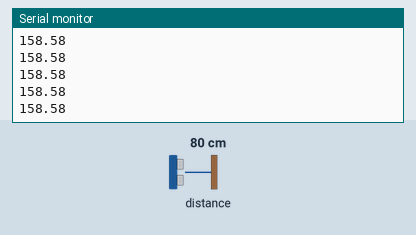
Simulated run of this sketch. Board: Arduino Uno, built with avr-gcc and run on an emulated ATmega328P. Parts: the last lines printed to the serial monitor. The inputs (shaded band) are chosen by the test bench; at power-on: distance to the obstacle 80 cm. The echo pulse lasts 58.3 µs per cm.

Above: at 1.2 s.
1.3 s: distance to the obstacle set to 2 cm
At 2.3 s:
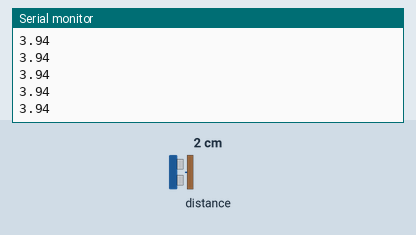
2.8 s: distance to the obstacle set to 4 cm
At 3.3 s:
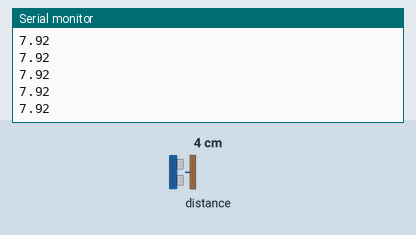
Timing chart, 0 to 5.8 s (numbered marks = the images above; inputs shaded):
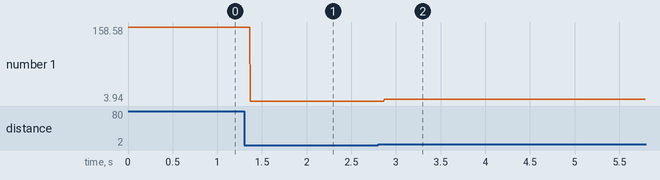

The sketch:

code.ino
```cpp
int t;
float d;

void setup() {
  pinMode(0,INPUT);
  pinMode(1,OUTPUT);
  Serial.begin(9600);

}

void loop() {

  digitalWrite(1,HIGH);
   delayMicroseconds(10);
  digitalWrite(1,LOW);
   t = pulseIn(0,HIGH);
   d = (float)(t * 0.034);
   Serial.println(d);
}
```

Measured:
- after the input at 1.3 s, the serial monitor: prints a new line after 0.07 s (image 1)
- after the input at 2.8 s, the serial monitor: prints a new line after 0.07 s (image 2)
- plotted number 1: 158.58 → 3.94 after the input at 1.3 s, 3.94 → 7 after the input at 2.8 s
